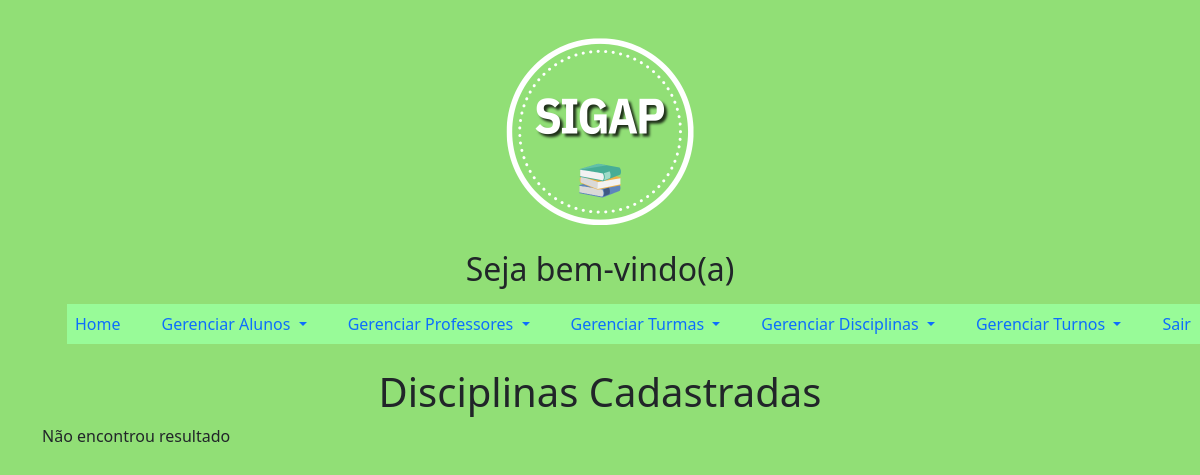
Page /principalAdmin.php?page=listarDisciplinas on the earlier database version.
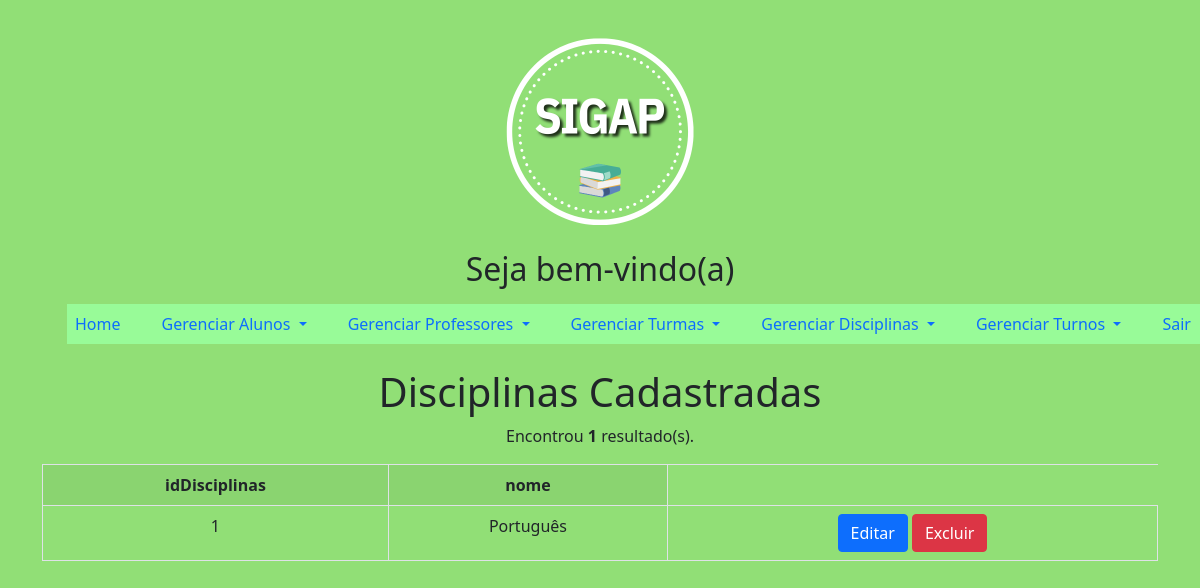
Same page on the later database version.
### tables this page shows
CREATE TABLE `disciplinas` (
  `idDisciplinas` int(11) NOT NULL,
  `nome` varchar(45) NOT NULL
);

### listarDisciplinas.php (the view, shortened to what this page needs)
<?php
	$sql = "SELECT * FROM disciplinas";
	$res = $mysqli->query($sql);
	$qtd = $res->num_rows;
?>
    <div class="row">
        <div class="col-12">
            <h1>Disciplinas Cadastradas</h1>
        </div>
		<?php
        if($qtd > 0){
		print "<p>Encontrou <b>$qtd</b> resultado(s).</p>";
		print "<table class='table table-bordered table-striped table-hover'>";
		print "<tr>";
		print "<th>idDisciplinas</th>";
		print "<th>nome</th>";
		print "</tr>";
		while($row = $res->fetch_object()){
			print "<tr>";
			print "<td>".$row->idDisciplinas."</td>";
			print "<td>".$row->nome."</td>";
			print "<td>
					 <button onclick=\"location.href='?page=editarDisciplinas&idDisciplinas=".$row->idDisciplinas."';\" class='btn btn-primary'>Editar</button>
					 <button onclick=\"if(confirm('Tem certeza que deseja excluir?')){location.href='?page=salvarDiciplinas&acao=excluir&idDisciplinas=".$row->idDisciplinas."';}else{false;}\"  class='btn btn-danger'>Excluir</button>
			       </td>";
			print "</tr>";
		}
		print "</table>";
	}else{
		print "Não encontrou resultado";
	}
	?>

Differences in the rows shown:
added disciplinas: idDisciplinas "1", nome "Português"
Other differences:
$qtd: (not shown) → "1"
text no longer shown: "Não encontrou resultado"
text now shown: "Encontrou resultado(s). idDisciplinas nome"
